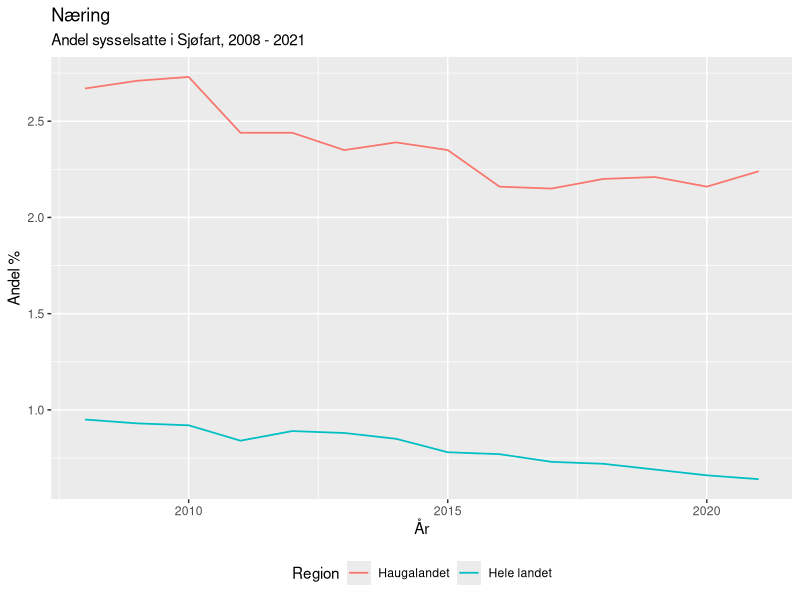
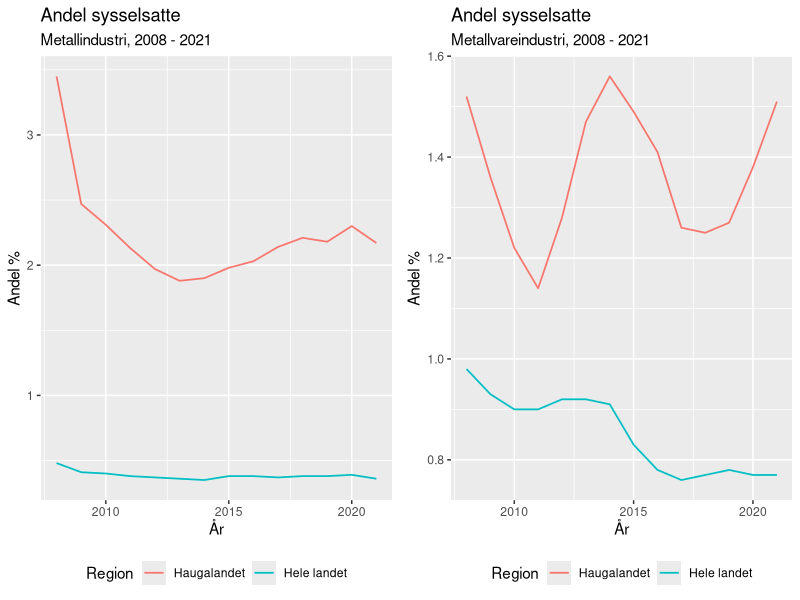
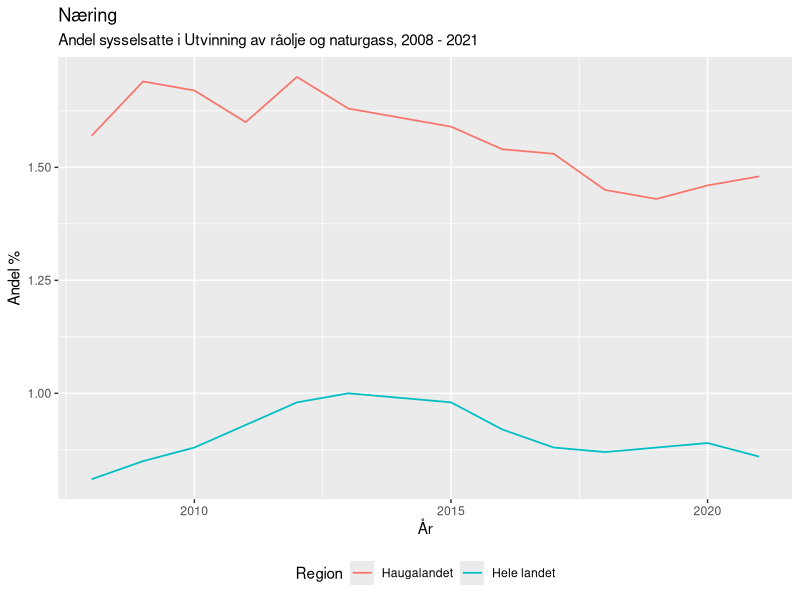
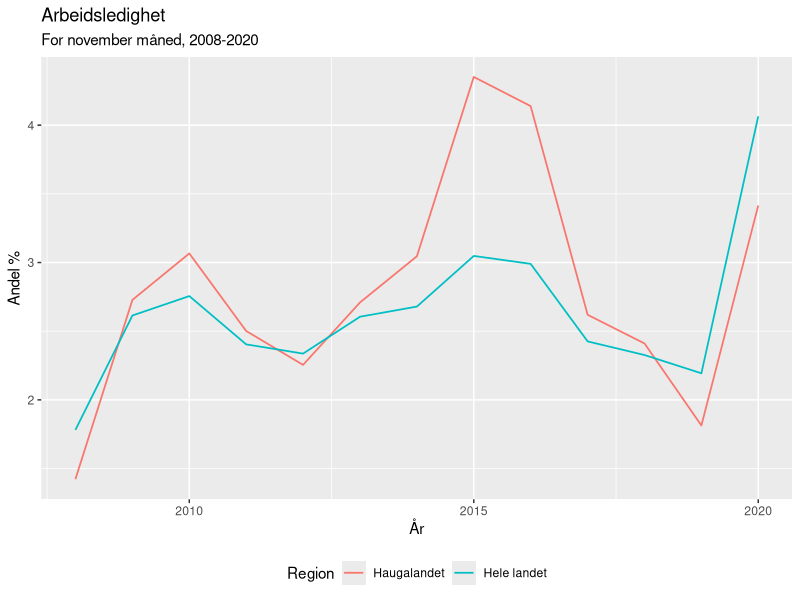

Here is the R script that generated these plots, in order:
## ---- chunk 1
library(tidyverse)
library(lubridate)
library(readr)
library(ggplot2)
library(ggpubr)
library(dplyr)
library(readxl)
library(data.table)
knitr::opts_chunk$set(echo=FALSE)
## ---- chunk 2
Tab_13470_andeler_naering <- read_excel("Data_R_MSB_210/Tab_13470_andeler_naering.xlsx")
## ---- chunk 3
Tab_13470_andeler_naering <- Tab_13470_andeler_naering %>% 
  mutate(ar = make_date(Aar))
## ---- chunk 4
Tab_13470_andeler_naering %>%
  select(ar, Region, Andel, Naering) %>%
  filter(Naering %in% c("Sjøfart")
    ) %>%
  ggplot(mapping = aes(x = ar, y = Andel, colour = Region)) +
  geom_line(aes(group = Region), lwd = 0.6) +
  theme(legend.position = 'bottom')+
  xlab("År") +
  ylab("Andel %") +
  labs(colour = "Næring") %>% 
  ggtitle("Andel sysselsatte i Sjøfart, 2008 - 2021")
## ---- chunk 5
Tabell_Metallindustri <- Tab_13470_andeler_naering %>%
  select(ar, Region, Andel, Naering) %>%
  filter(Naering %in% c("Metallindustri")
    ) %>%
  ggplot(mapping = aes(x = ar, y = Andel, colour = Region)) +
  geom_line(aes(group = Region), lwd = 0.6) +
  theme(legend.position = 'bottom')+
  xlab("År") +
  ylab("Andel %") +
  labs(colour = "Andel sysselsatte") %>% 
  ggtitle("Metallindustri, 2008 - 2021")

Tabell_Metallvareindustri <- Tab_13470_andeler_naering %>%
  select(ar, Region, Andel, Naering) %>%
  filter(Naering %in% c("Metallvareindustri")
    ) %>%
  ggplot(mapping = aes(x = ar, y = Andel, colour = Region)) +
  geom_line(aes(group = Region), lwd = 0.6) +
  theme(legend.position = 'bottom')+
  xlab("År") +
  ylab("Andel %") +
  labs(colour = "Andel sysselsatte") %>% 
  ggtitle("Metallvareindustri, 2008 - 2021")
ggarrange(Tabell_Metallindustri, Tabell_Metallvareindustri)
## ---- chunk 6
Tab_13470_andeler_naering %>%
  select(ar, Region, Andel, Naering) %>%
  filter(Naering %in% c("Utvinning av råolje og naturgass")
    ) %>%
  ggplot(mapping = aes(x = ar, y = Andel, colour = Region)) +
  geom_line(aes(group = Region), lwd = 0.6) +
  theme(legend.position = 'bottom')+
  xlab("År") +
  ylab("Andel %") +
  labs(colour = "Næring") %>% 
  ggtitle("Andel sysselsatte i Utvinning av råolje og naturgass, 2008 - 2021")
## ---- chunk 7
Tab_10539_13470_Nov <- read_excel("Data_R_MSB_210/Tab_10539_13470_Nov.xlsx")
## ---- chunk 8
Tab_10539_13470_Nov <- Tab_10539_13470_Nov %>% 
  mutate(ar = make_date(Aar))
## ---- chunk 9
Tab_10539_13470_Nov %>%
  select(ar, Region, Andel) %>%
  filter(Region %in% c("Haugalandet", "Hele landet")
    ) %>%
  ggplot(mapping = aes(x = ar, y = Andel, colour = Region)) +
  geom_line(aes(group = Region), lwd = 0.6) +
  theme(legend.position = 'bottom')+
  xlab("År") +
  ylab("Andel %") +
  labs(colour = "Arbeidsledighet") %>% 
  ggtitle("For november måned, 2008-2020")
